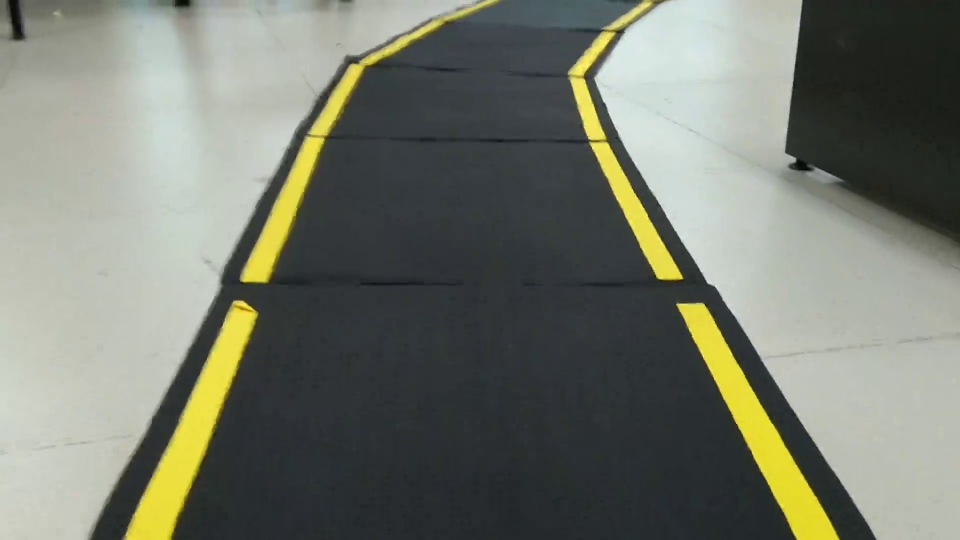
//> input picture frame 116 of Image_Processing_Approach/test4.mp4, 1920 x 1080 px (shown at 1/2 size)
$ ./camera_open_threshold   (built with g++ and OpenCV 4)
//> lines starting //> are read from the running program, lines starting //| are printed output that depends on the picture; after the words box and inside, x2 and y2 are one past the last pixel; in counts of white or black regions, pixels touching at a corner belong together
#include "opencv2/opencv.hpp"

using namespace cv;
using namespace std;

//intrinsic and extrinsic parametrs
float camera_matrix[9] = {819.752611, 0.000000, 329.461908, 0.000000, 819.011546, 245.006332, 0.000000, 0.000000, 1.000000};
Mat intrinsic = Mat(3, 3, CV_32FC1, camera_matrix);

float dist_matrix[5] = {0.066489, 0.117170, 0.00383, 0.018518, 0.000000};
Mat distCoeffs = Mat(1, 5, CV_32FC1, dist_matrix);

float projection_matrix[12] = {836.864685, 0.000000, 336.647743, 0.000000, 0.000000, 845.784973, 246.055352, 0.000000, 0.000000, 0.000000, 1.000000, 0.000000};
Mat proj_matrix = Mat(3, 4, CV_32FC1, projection_matrix);

//**********************************

// Input Quadilateral or Image plane coordinates
Point2f inputQuad[4];
// Output Quadilateral or World plane coordinates
Point2f outputQuad[4];
// Lambda Matrix
Mat lambda( 2, 4, CV_32FC1 );
//Input and Output Image;
Mat input, output;


int main(int, char**)
{
    VideoCapture cap("/home/pranay/Final_Year_Project/video/test4.mp4"); // open the default camera
    if(!cap.isOpened())  // check if we succeeded
        return -1;

    cap.set(CV_CAP_PROP_FRAME_WIDTH,640);//640
    cap.set(CV_CAP_PROP_FRAME_HEIGHT,480);//480

    Mat input, thresold;
    while(1)
    {

        cap >> input; // get a new frame from camera
//> input is the input picture: 1080 rows x 1920 cols, CV_8UC3; mean B, G, R 109.3, 121.4, 117.6


// Set the lambda matrix the same type and size as input
    lambda = Mat::zeros( input.rows, input.cols, input.type() );

    // The 4 points that select quadilateral on the input , from top-left in clockwise order
    // These four pts are the sides of the rect box used as input
    inputQuad[0] = Point2f( 0.25 * input.size().width,0.45 * input.size().height);
    inputQuad[1] = Point2f( 0.75 * input.size().width,0.45 * input.size().height);
    inputQuad[2] = Point2f( 0.1 * input.size().width,1 * input.size().height);
    inputQuad[3] = Point2f( 0.9 * input.size().width,1 * input.size().height);
    // The 4 points where the mapping is to be done , from top-left in clockwise order
    outputQuad[0] = Point2f( 0,0 );
    outputQuad[1] = Point2f( input.cols,0);
    outputQuad[2] = Point2f( 0,input.rows);
    outputQuad[3] = Point2f( input.cols,input.rows  );

    //cout<<input.size().height;
    //cout<<input.size().width;

    // Get the Perspective Transform Matrix i.e. lambda
    lambda = getPerspectiveTransform( inputQuad, outputQuad );
    // Apply the Perspective Transform just found to the src image
    warpPerspective(input,output,lambda,output.size() );
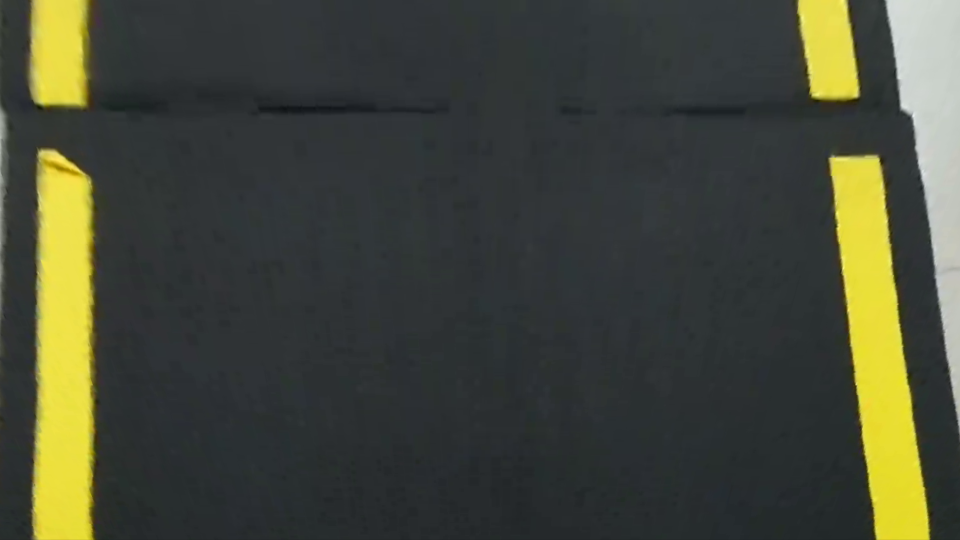
//> output: 1080 rows x 1920 cols, CV_8UC3 (shown at 1/2 size); mean B, G, R 57.2, 71.8, 68.9


    //put circle on input image
    circle(input, Point2f(0.25 * input.size().width,0.45 * input.size().height), 5, cv::Scalar(0, 0, 255), 3 , 8, 0);
//> input: 1080 rows x 1920 cols, CV_8UC3; 156 pixels changed, all inside (x1, y1, x2, y2) = (473, 479, 488, 494)
    circle(input, Point2f(0.75 * input.size().width,0.45 * input.size().height), 5, cv::Scalar(0, 0, 255), 3 , 8, 0);
//> input: 1080 rows x 1920 cols, CV_8UC3; mean B, G, R 109.3, 121.4, 117.7
    circle(input, Point2f( 0 * input.size().width,1 * input.size().height), 5, cv::Scalar(0, 0, 255), 3 , 8, 0);
//> input: 1080 rows x 1920 cols, CV_8UC3; mean B, G, R 109.3, 121.4, 117.7
    circle(input, Point2f(1 * input.size().width,1 * input.size().height), 5, cv::Scalar(0, 0, 255), 3 , 8, 0);
//> input: 1080 rows x 1920 cols, CV_8UC3; mean B, G, R 109.2, 121.4, 117.7


    inRange(output, Scalar(0, 0, 0), Scalar(255 ,255 ,213), thresold);
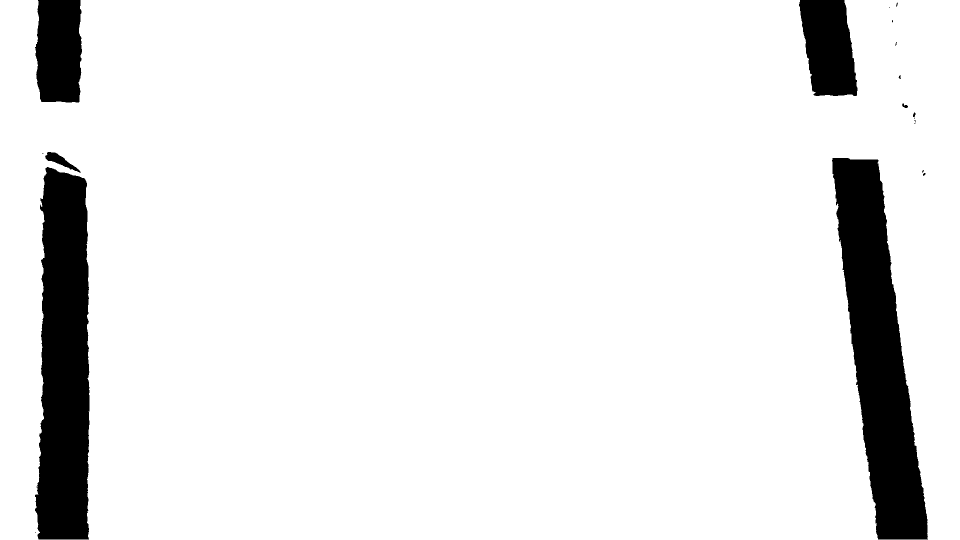
//> thresold: 1080 rows x 1920 cols, CV_8UC1 (shown at 1/2 size); 91.4% white; 19 black regions (10 under 20 px), largest, box (x1, y1, x2, y2) and area: (1664, 316, 1856, 1079) 74545, (70, 334, 179, 1079) 68417, (70, 0, 164, 205) 17417


        namedWindow( "frame", WINDOW_NORMAL );// Create a window for display.
        namedWindow( "thresh", WINDOW_NORMAL );// Create a window for display.
        namedWindow( "output", WINDOW_NORMAL );// Create a window for display.

        imshow("frame", input);
        imshow("thresh", thresold);
        imshow("output", output);
        if(waitKey(30) >= 0) break;
//> the Esc key is pressed
    }
    // the camera will be deinitialized automatically in VideoCapture destructor
    return 0;
}

$ run again, starting later in the video
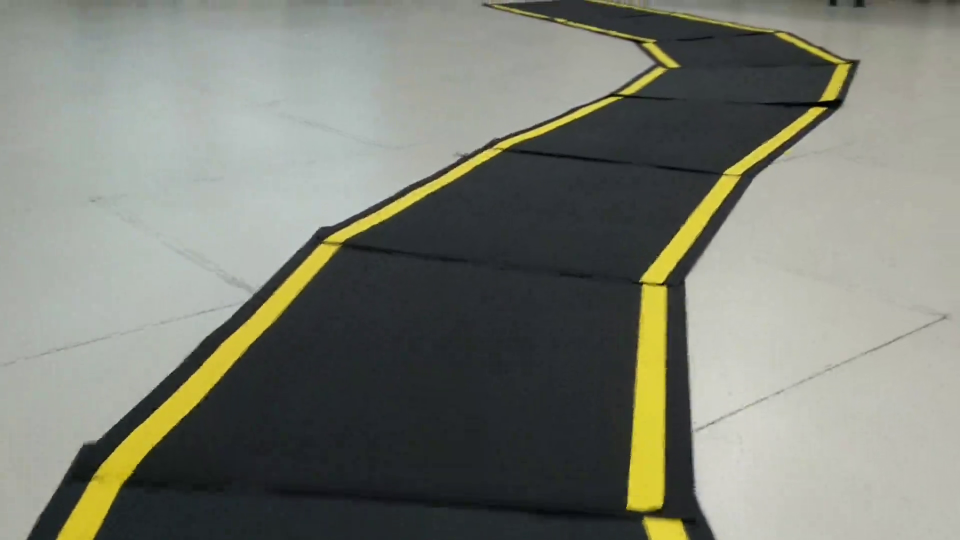
//> input picture frame 524 of Image_Processing_Approach/test4.mp4, 1920 x 1080 px (shown at 1/2 size)
//> input is the input picture: 1080 rows x 1920 cols, CV_8UC3; mean B, G, R 116, 126.3, 123.6
//> `warpPerspective(input,output,lambda,output.size() );`:
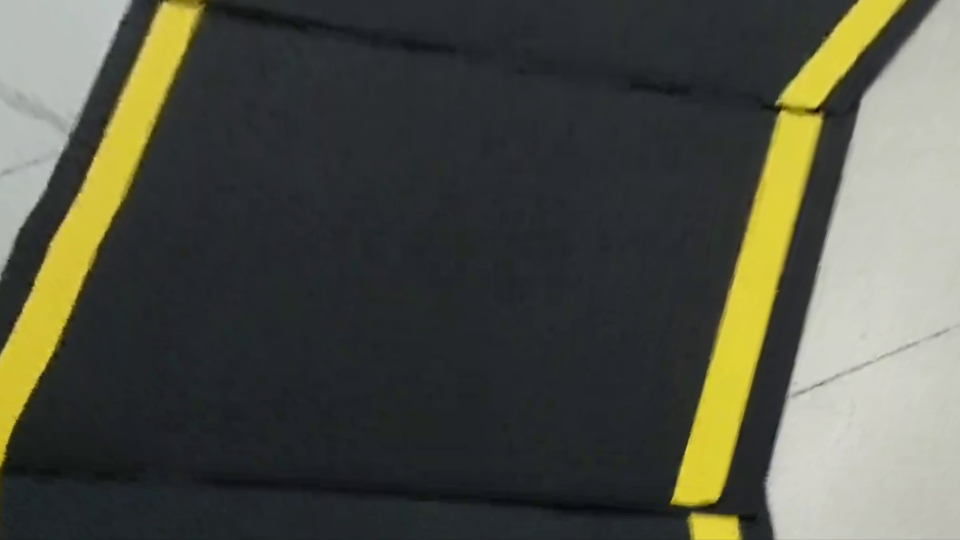
//> output: 1080 rows x 1920 cols, CV_8UC3 (shown at 1/2 size); mean B, G, R 70.3, 82.1, 80.4
//> `inRange(output, Scalar(0, 0, 0), Scalar(255 ,255 ,213), thresold);`:
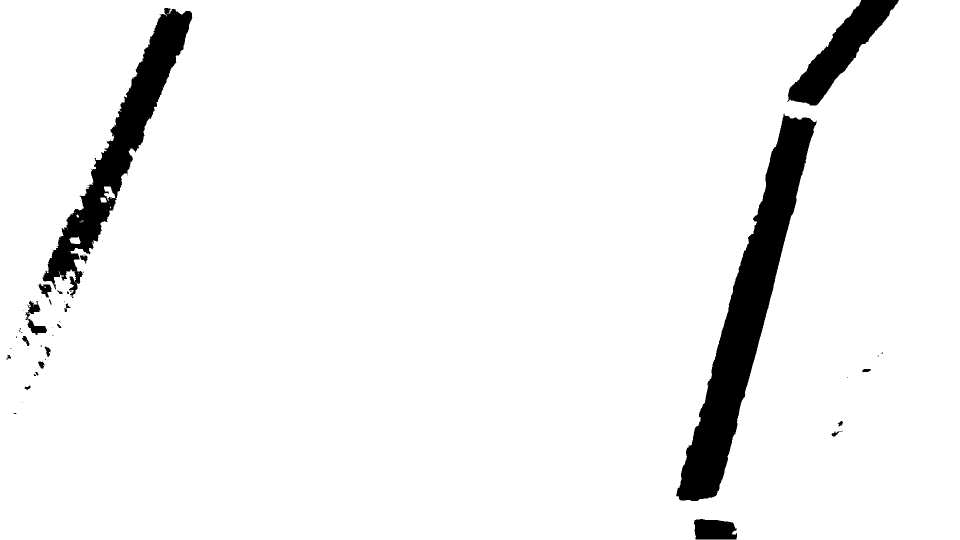
//> thresold: 1080 rows x 1920 cols, CV_8UC1 (shown at 1/2 size); 94.5% white; 52 black regions (31 under 20 px), largest, box (x1, y1, x2, y2) and area: (1352, 227, 1633, 1002) 57886, (85, 16, 385, 592) 35012, (1575, 0, 1798, 211) 15589

$ run again, starting later in the video
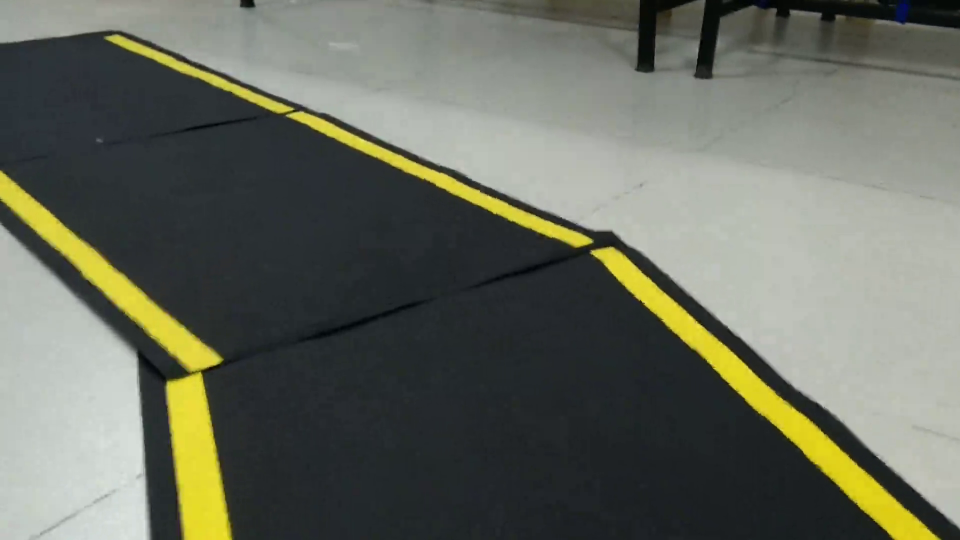
//> input picture frame 932 of Image_Processing_Approach/test4.mp4, 1920 x 1080 px (shown at 1/2 size)
//> input is the input picture: 1080 rows x 1920 cols, CV_8UC3; mean B, G, R 94.8, 106.8, 103.4
//> `warpPerspective(input,output,lambda,output.size() );`:
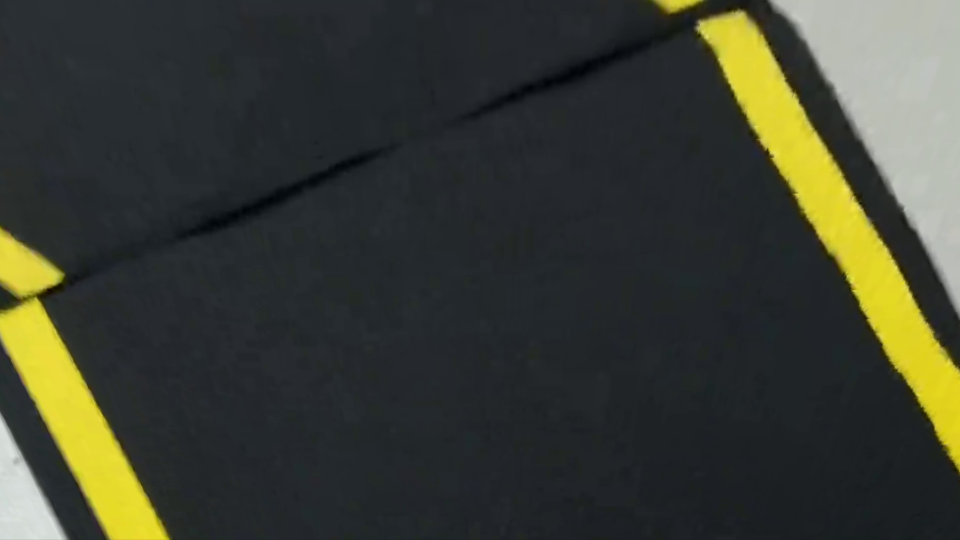
//> output: 1080 rows x 1920 cols, CV_8UC3 (shown at 1/2 size); mean B, G, R 50.9, 62.4, 59.1
//> `inRange(output, Scalar(0, 0, 0), Scalar(255 ,255 ,213), thresold);`:
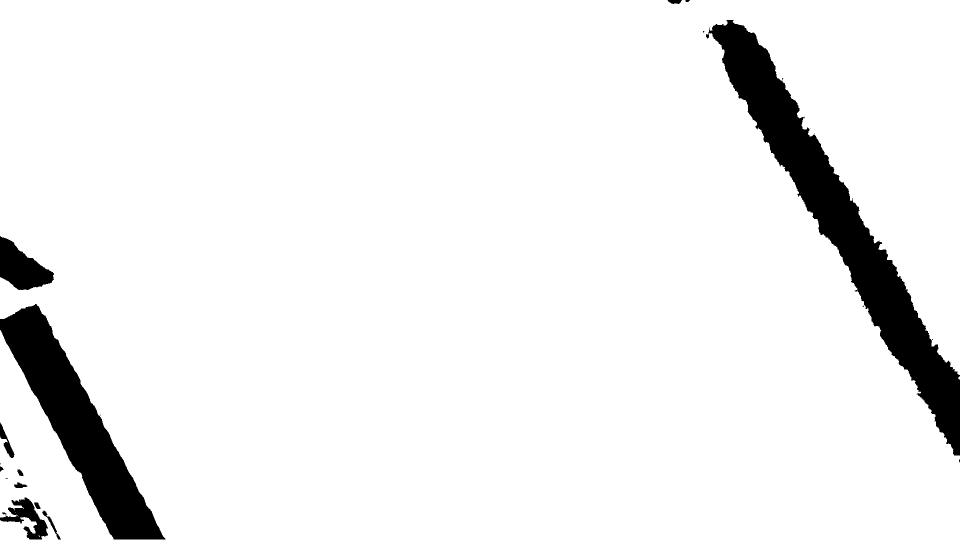
//> thresold: 1080 rows x 1920 cols, CV_8UC1 (shown at 1/2 size); 93.5% white; 23 black regions (10 under 20 px), largest, box (x1, y1, x2, y2) and area: (1412, 40, 1920, 911) 76463, (0, 608, 331, 1079) 47331, (0, 472, 108, 580) 6626
